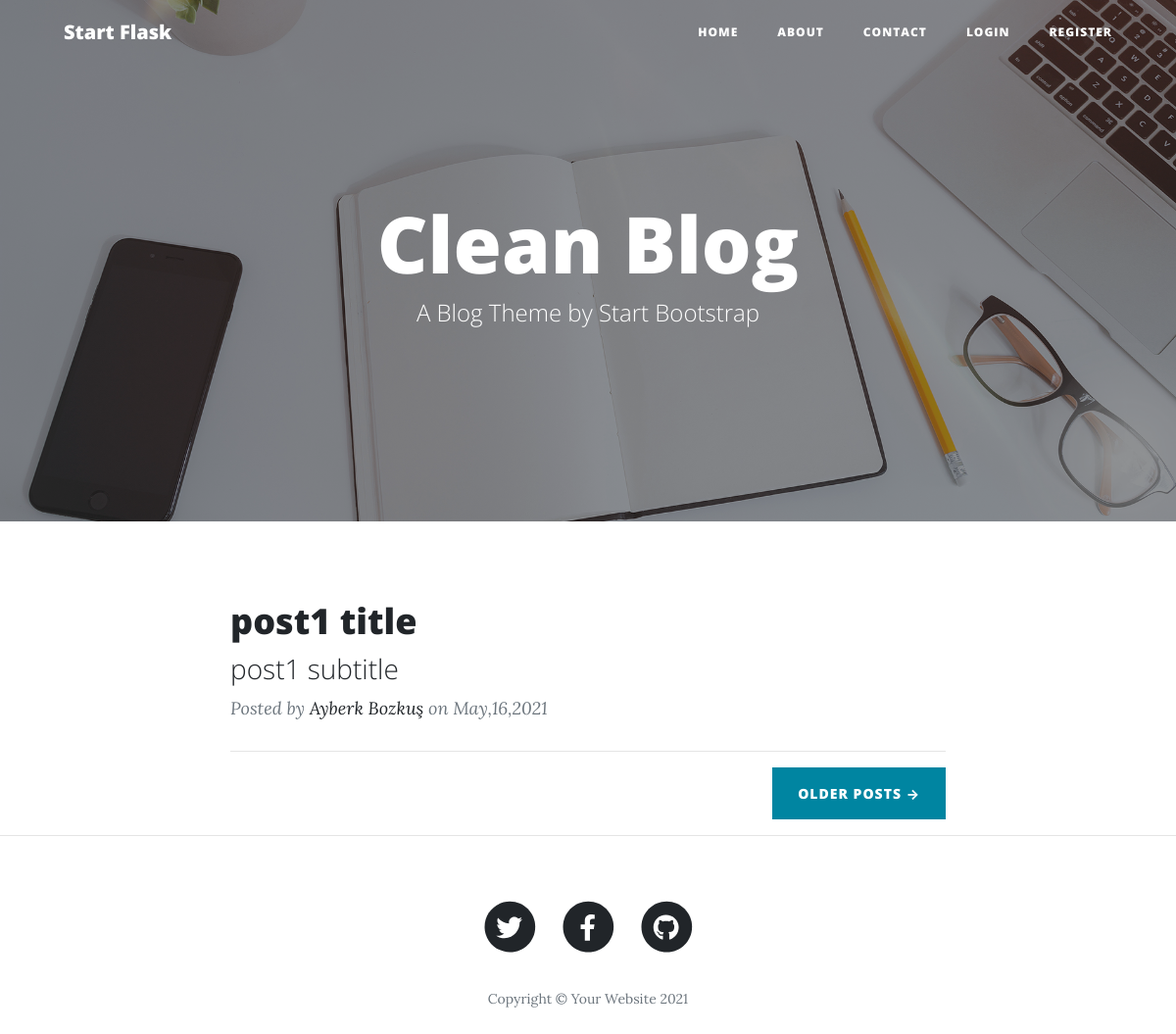
Page /home on the earlier database version.
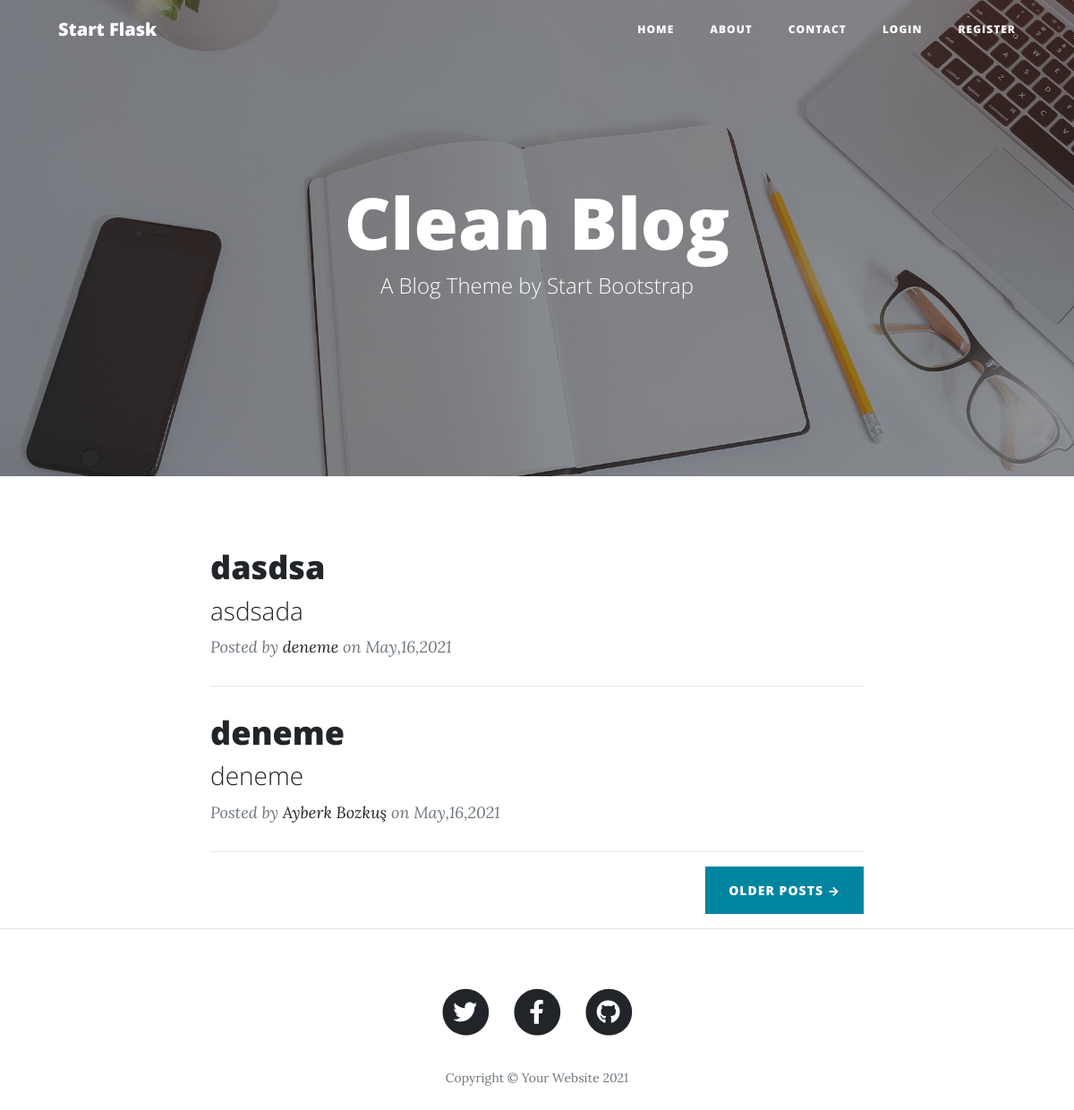
Same page on the later database version.
### CleanBlog/models.py (models this page shows, shortened)
class Post(db.Model):
    id = db.Column(db.Integer, primary_key = True)
    title = db.Column(db.String, nullable=False)
    subtitle = db.Column(db.String, nullable=False)
    post_date = db.Column(db.DateTime, nullable=False, default = datetime.now) # ().strftime('%Y-%m-%d')
    post_text = db.Column(db.Text, nullable=False)
    user_id = db.Column(db.Integer, db.ForeignKey('user.id'), nullable=False)

class User(db.Model, UserMixin):
    id = db.Column(db.Integer, primary_key = True)
    name = db.Column(db.String, nullable=False)
    email = db.Column(db.String, unique=True, nullable=False)
    password = db.Column(db.String, nullable=False)
    posts = db.relationship('Post', backref = 'user', lazy= True)

### CleanBlog/routes.py (the view)
@app.route("/")
@app.route("/home")
def index():
    posts = Post.query.order_by(Post.id.desc()).all()
    return render_template('index.html', title = 'HOME',posts = posts)

### CleanBlog/templates/index.html (shortened to what this page needs)
{% extends 'base.html' %}
{% block content %}
        <header class="masthead" style='background-image: url(" {{ url_for('static', filename='assets/img/home-bg.jpg') }} ")'>
            <div class="overlay"></div>
            <div class="container">
                <div class="row">
                    <div class="col-lg-8 col-md-10 mx-auto">
                        <div class="site-heading">
                            <h1>Clean Blog</h1>
                            <span class="subheading">A Blog Theme by Start Bootstrap</span>
                        </div>
                    </div>
                </div>
            </div>
        </header>
        <div class="container">
            <div class="row">
                <div class="col-lg-8 col-md-10 mx-auto">
                    {% for post in posts %}
                    <div class="post-preview">
                        <a href="{{ url_for('post',post_id=post.id) }}">
                            <h2 class="post-title"> {{ post.title }} </h2>
                            <h3 class="post-subtitle"> {{ post.subtitle }} </h3>
                        </a>
                        <p class="post-meta">
                            Posted by
                            <a href="#!"> {{ post.user.name }} </a>
                            on {{ post.post_date.strftime('%B,%d,%Y') }}
                        </p>
                    </div>
                    <hr />
                    {% endfor %}
                    <div class="clearfix"><a class="btn btn-primary float-right" href="#!">Older Posts →</a></div>
                </div>
            </div>
        </div>
        <hr />
{% endblock %}

### CleanBlog/templates/base.html (shortened to what this page needs)
<!DOCTYPE html>
<html lang="en">
    <head>
        <link href="{{ url_for('static', filename ='css/styles.css') }}" rel="stylesheet" />
    </head>
    <body>
        <nav class="navbar navbar-expand-lg navbar-light fixed-top" id="mainNav">
            <div class="container">
                <a class="navbar-brand" href="{{ url_for('index') }}">Start Flask</a>
                <div class="collapse navbar-collapse" id="navbarResponsive">
                    <ul class="navbar-nav ml-auto">
                        <li class="nav-item"><a class="nav-link" href="{{ url_for('index') }}">Home</a></li>
                        <li class="nav-item"><a class="nav-link" href="{{ url_for('about') }}">About</a></li>
                        <li class="nav-item"><a class="nav-link" href="{{ url_for('contact') }}">Contact</a></li>
                        {% if current_user.is_authenticated %}
                        <li class="nav-item"><a class="nav-link" href="{{ url_for('new_post') }}">Add Post</a></li>
                        <li class="nav-item"><a class="nav-link" href="{{ url_for('logout') }}">Logout</a></li>
                        {% else %}
                        <li class="nav-item"><a class="nav-link" href="{{ url_for('login') }}">Login</a></li>
                        <li class="nav-item"><a class="nav-link" href="{{ url_for('register') }}">Register</a></li>
                        {% endif %}
                    </ul>
                </div>
            </div>
        </nav>
        {% block content %}
        {% endblock %}
        <footer>
            <div class="container">
                <div class="row">
                    <div class="col-lg-8 col-md-10 mx-auto">
                        <ul class="list-inline text-center">
                            <li class="list-inline-item">
                                <a href="#!">
                                    <span class="fa-stack fa-lg">
                                        <i class="fas fa-circle fa-stack-2x"></i>
                                        <i class="fab fa-twitter fa-stack-1x fa-inverse"></i>
                                    </span>
                                </a>
                            </li>
                            <li class="list-inline-item">
                                <a href="#!">
                                    <span class="fa-stack fa-lg">
                                        <i class="fas fa-circle fa-stack-2x"></i>
                                        <i class="fab fa-facebook-f fa-stack-1x fa-inverse"></i>
                                    </span>
                                </a>
                            </li>
                            <li class="list-inline-item">
                                <a href="#!">
                                    <span class="fa-stack fa-lg">
                                        <i class="fas fa-circle fa-stack-2x"></i>
                                        <i class="fab fa-github fa-stack-1x fa-inverse"></i>
                                    </span>
                                </a>
                            </li>
                        </ul>
                        <p class="copyright text-muted">Copyright &copy; Your Website 2021</p>
                    </div>
                </div>
            </div>
        </footer>
    </body>
</html>

Differences in the rows shown:
added Post: title "dasdsa", subtitle "asdsada", user.name "deneme", post_date "May,16,2021"
changed Post "Ayberk Bozkuş": title "post1 title" → "deneme"; subtitle "post1 subtitle" → "deneme"
